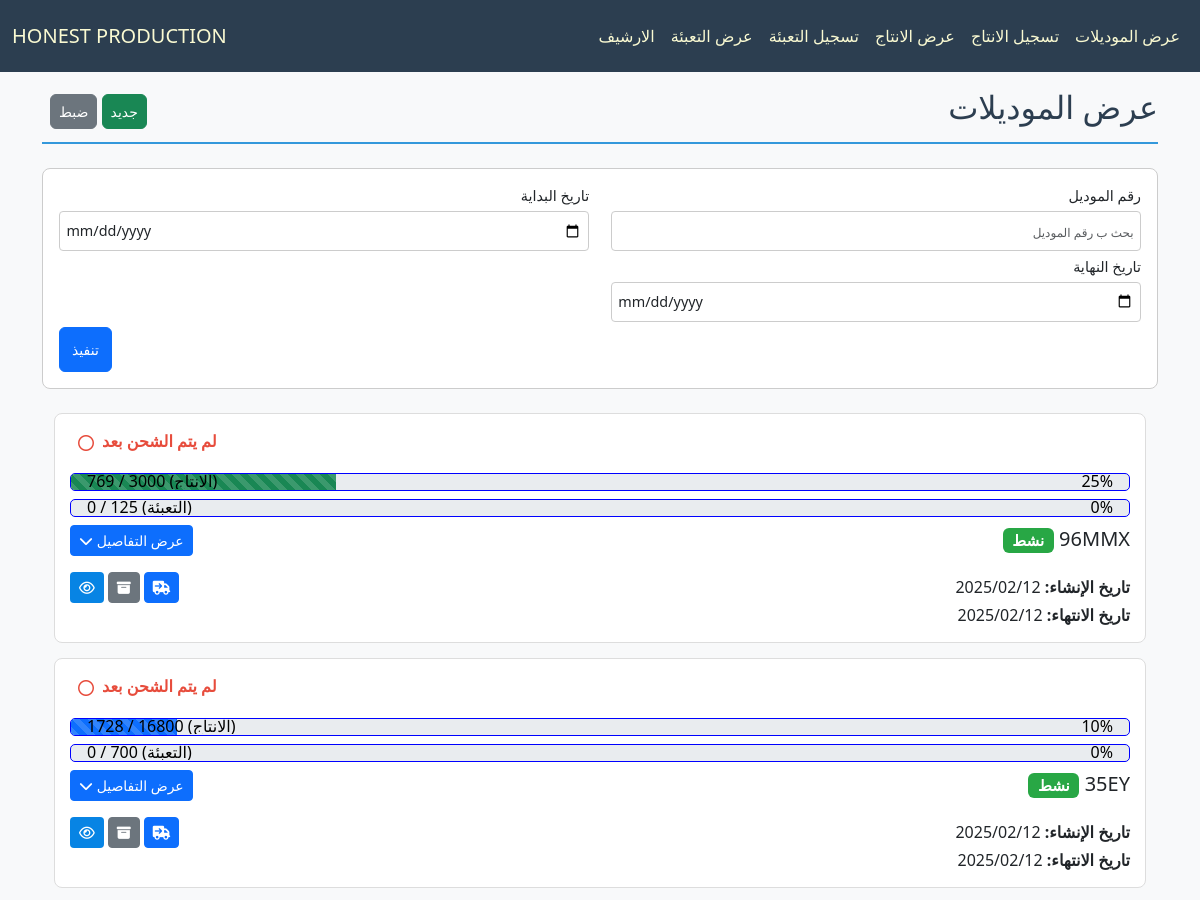
The page /production/ (upper part) on the database as committed earlier.
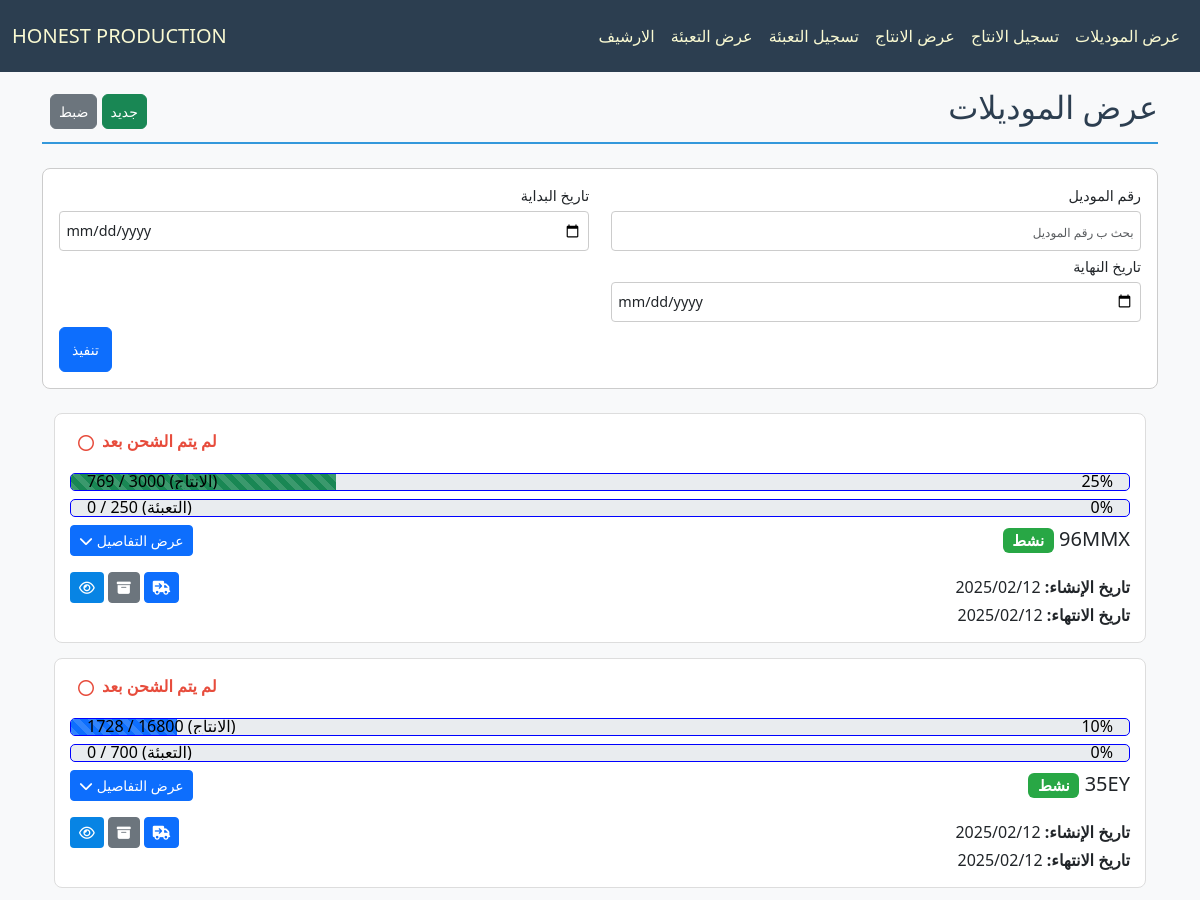
The same page on the database as committed later.
### production/models.py (models this page shows, shortened)
class Model(models.Model):
    DOZENS_CHOICES = [
        (12, "12"),
        (24, "24"),
        (36, "36"),
        (48, "48"),
    ]
    id = models.AutoField(primary_key=True, verbose_name="الرمز")
    model_number = models.CharField(max_length=50, verbose_name="رقم الموديل", unique=True)
    created_at = models.DateTimeField(verbose_name="تاريخ الإنشاء", default=now)
    ended_at = models.DateTimeField(verbose_name="تاريخ الانتهاء", blank=True, null=True)
    shipped_at = models.DateTimeField(verbose_name="تاريخ الشحن", blank=True, null=True)
    is_archive = models.BooleanField(default=False)
    is_shipped = models.BooleanField(default=False)
    Packing_per_carton = models.PositiveIntegerField(
        verbose_name="القطع في الكرتونة", choices=DOZENS_CHOICES, default=12
    )
    available_carton = models.IntegerField(verbose_name="الكراتين المتبقية", blank=True, default=0)
    used_carton = models.IntegerField(verbose_name="الكراتين المستخدمة", blank=True, default=0)
    class Meta:
        ordering = ["-created_at"]
    def is_active(self):
        return self.pieces.filter(available_amount__gt=0).exists()
    def comments_count(self):
        return self.pieces.filter(productions__comment__gt="").count()
    def get_usage_percentage(self):
        sizes = self.size_amounts.all()
        pieces = self.pieces.all()
        sizes_count = sizes.count()
        pieces_count = pieces.count() / sizes_count
        total_amount = sum(size.amount * pieces_count for size in sizes)
        used_amount = sum(piece.used_amount for piece in pieces)
        percent = (used_amount / total_amount * 100) if total_amount else 0
        percent_style = self.get_percentage_style(percent)
        type_usage = []
        type_names = set(pieces.values_list("type", flat=True))
        for type_name in type_names:
            type_pieces = pieces.filter(type=type_name)
            type_total_amount = total_amount / pieces_count
            type_used_amount = sum(piece.used_amount for piece in type_pieces)
            type_percent = (type_used_amount / type_total_amount * 100) if type_total_amount else 0
            type_usage.append({
                "type": type_name,
                "total_amount": int(type_total_amount),
                "used_amount": int(type_used_amount),
                "percent": int(type_percent),
                "percent_style": self.get_percentage_style(type_percent),
            })
        packaging_total_carton = (self.size_amounts.aggregate(total=Sum("amount"))["total"] or 0) / self.Packing_per_carton
        packaging_used_carton = self.used_carton
        packaging_percent = (packaging_used_carton / packaging_total_carton * 100) if packaging_total_carton else 0
        return {
            "production_total_amount": int(total_amount),
            "production_used_amount": int(used_amount),
            "production_percent": int(percent),
            "production_percent_style": percent_style,
            "production_type_usage": type_usage,
            "packaging_total_amount": int(packaging_total_carton),
            "packaging_used_amount": int(packaging_used_carton),
            "packaging_percent": int(packaging_percent),
            "packaging_percent_style": self.get_percentage_style(packaging_percent),
        }
    @staticmethod
    def get_percentage_style(percent):
        if percent > 80:
            return "bg-danger"
        elif percent > 60:
            return "bg-warning"
        elif percent > 40:
            return "bg-info"
        elif percent > 20:
            return "bg-success"
        return ""
    def save(self, *args, **kwargs):
        if self.pk:
            original = Model.objects.filter(pk=self.pk).only("Packing_per_carton").first()
            if original and self.Packing_per_carton != original.Packing_per_carton:
                self.update_available_carton(*args, **kwargs)
            else:
                super().save(*args, **kwargs)
        else:
            super().save(*args, **kwargs)

### production/views.py (the view)
# urls.py: path('', ModelListingView.as_view(), name='model_list_view'),
class ModelListingView(BaseModelListingView):
    is_archive = False

### production/views.py (called while the page is built)
    def parse_date(self, date_str):
        try:
            normalized_date = date_str.replace("\\", "/")
            return datetime.strptime(normalized_date, "%Y-%m-%d")
        except (ValueError, AttributeError):
            return None

    def get_queryset(self):
        for model in Model.objects.all():
            model.save()
        queryset = super().get_queryset()
        filters = Q(is_archive=self.is_archive)  # Use dynamic is_archive flag
        model_number = self.request.GET.get("model_number")
        if model_number:
            filters &= Q(model_number__icontains=model_number)
        start_date = self.parse_date(self.request.GET.get("start_date"))
        end_date = self.parse_date(self.request.GET.get("end_date"))
        if start_date:
            filters &= Q(created_at__gte=start_date)
        if end_date:
            filters &= Q(created_at__lte=end_date)
        return queryset.filter(filters)

### production/templates/production/list_model.html (shortened to what the changed rows need)
{% extends "cloth/layout.html" %}
{% load math_filters %}
{% block body %}
    <div class="pt-4 section-title d-flex justify-content-between align-items-center">
        {% if not is_archive %}
            <h2>عرض الموديلات</h2>
        {% else %}
            <h2>الارشيف</h2>
        {% endif %}
    </div>
</head>
<body class="bg-light">
    <div class="container mt-4">
        {% for model in object_list %}
        <div class="model-card">
            {% if not model.is_shipped %}
                <div class="d-flex justify-content-end align-items-center pb-3 px-2" style="color: var(--danger-color)">
                    <p class="fw-bolder m-0 ms-2 mb-1">
                        لم يتم الشحن بعد
                    </p>
                    <i class="fa-regular fa-circle fa-l"></i>
                </div>
            {% endif %}
            {% with usage=model.get_usage_percentage %}
                <div dir="ltr" class="progress mb-2 position-relative" style="border: 1px solid blue; border-radius: 5px; height: 18px;">
                    <div class="progress-bar progress-bar-striped {{ usage.production_percent_style }}"
                        role="progressbar"
                        style="width: {{ usage.production_percent }}%"
                        aria-valuenow="{{ usage.production_used_amount }}"
                        aria-valuemin="0"
                        aria-valuemax="{{ usage.production_total_amount }}">
                    </div>
                    <div class="progress-data d-flex justify-content-between align-items-center px-3 position-absolute w-100 h-100"
                        style="top: -1px; left: 0; color: #000000; font-weight: 500; font-size: 16px">
                        <div>
                            {{ usage.production_used_amount }} / {{ usage.production_total_amount }} (الانتاج)
                        </div>
                        <div>
                            {{ usage.production_percent }}%
                        </div>
                    </div>
                </div>
                <div dir="ltr" class="progress mb-2 position-relative" style="border: 1px solid blue; border-radius: 5px; height: 18px;">
                    <div class="progress-data d-flex justify-content-between align-items-center px-3 position-absolute w-100 h-100"
                        style="top: -1px; left: 0; color: #000000; font-weight: 500; font-size: 16px">
                        <div>
                            {{ usage.packaging_used_amount }} / {{ usage.packaging_total_amount }} (التعبئة)
                        </div>
                        <div>
                            {{ usage.packaging_percent }}%
                        </div>
                    </div>
                </div>
            <div class="d-flex justify-content-between align-items-center pb-3">
                <h5 class="mb-0">
                    {{ model.model_number }}
                    <span class="badge {% if model.is_active %}badge-active{% else %}badge-inactive{% endif %}">
                        {% if model.is_active %} نشط {% else %} غير نشط {% endif %}
                    </span>
                </h5>
                <button class="btn btn-sm btn-primary oped_details_btn" onclick="toggleDetails('{{ model.id }}')">
                    <span id="chevron-text-{{ model.id }}">عرض التفاصيل</span>
                    <i id="chevron-icon-{{ model.id }}" class="fas fa-chevron-down"></i>
                </button>
            </div>
            <div class="d-flex justify-content-between align-items-center">
                <p class="mb-0"><strong>تاريخ الإنشاء:</strong> <span dir="ltr">{{ model.created_at|date:"Y/m/d" }}</span></p>
                <div class="d-flex justify-content-between align-items-center">
                    {% if model.is_archive == model.is_shipped %}
                    <a class="btn btn-sm btn-primary" href="#" onclick="confirmShipped(event, '{% url 'toggle_shipped' model.id %}')">
                        <i class="fa-solid fa-truck-arrow-right"></i>
                    </a>
                    {% endif %}
                    <a class="me-1 btn btn-sm btn-secondary" href="#" onclick="confirmArchive(event, '{% url 'toggle_archive' model.id %}')">
                        <i class="fa-solid fa-box-archive"></i>
                    </a>
                    <a class="me-1 btn btn-sm" style="background-color: #0784e4; color: #ffffff" href="{% url 'model_detail_view' model.id %}">
                        <i class="fa-regular fa-eye" ></i>
                    </a>
                </div>
            </div>
            <div>
                {% if model.ended_at %}
                <p class="mb-0"><strong>تاريخ الانتهاء:</strong> <span dir="ltr">{{ model.ended_at|date:"Y/m/d" }}</span></p>
                {% endif %}
            </div>
                    {% endwith %}
        </div>
        {% endfor %}
    </div>
{% endblock body %}

Rows that differ between the two databases and show on the page:
changed Model "96MMX": get_usage_percentage.packaging_total_amount "125" → "250"
